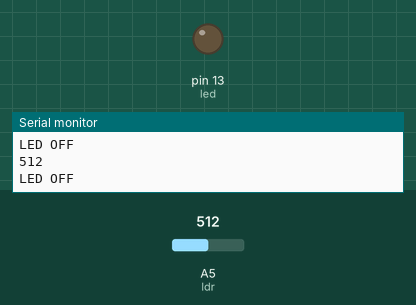
The sketch below on a simulated Arduino Uno, built with avr-gcc and run on an emulated ATmega328P. Parts: output pins drawn as LEDs (lit = HIGH), the last lines printed to the serial monitor. Inputs (shaded band) come from the test bench; at power-on: A5 (ldr) = 512.

Above: at 1.2 s.
1.3 s: A5 (ldr) set to 213
2.8 s: A5 (ldr) set to 193
At 3.1 s:
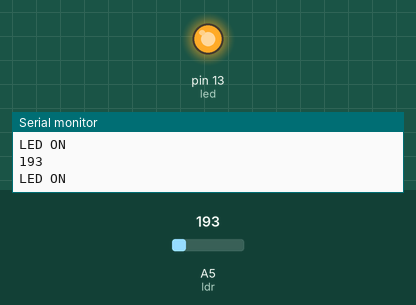
4.3 s: A5 (ldr) set to 210
At 5.5 s:
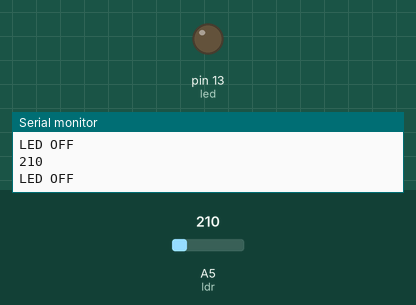
5.8 s: A5 (ldr) set to 190
At 6.9 s:
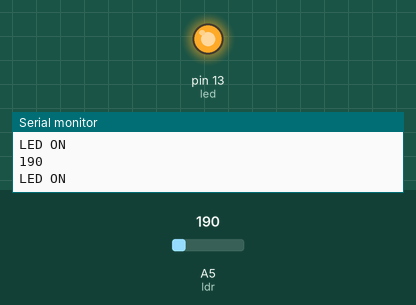
Timing chart, 0 to 8.3 s (numbered marks = the images above; inputs shaded):
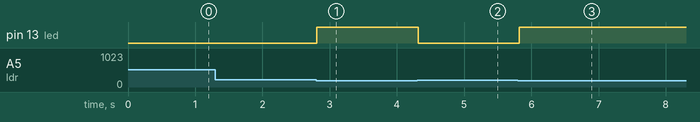

The sketch:

_12_LDR.ino
```cpp
// https://www.arduinoall.com/article/212/12-arduino-สอนใช้งาน-arduino-สัญญาณ-analog-input-ตัวต้านทานปรับค่าได้ตามแสง-ldr-ควบคุมเปิดปิดหลอดไฟ-led

//Example By ArduinoAll
int led = 13;
int ldr = A5;
void setup()
{
  pinMode(led, OUTPUT);
  Serial.begin(9600);
}
void loop()
{
  int val = analogRead(ldr); // อ่านค่าแบบ analog จากขา ldr เก็นไว้ในตัวแปร val
  Serial.println(val);
  if (val < 200) {
    Serial.println("LED ON");
    digitalWrite(led, 1);
  } else {
    Serial.println("LED OFF");
    digitalWrite(led, 0);
  }
  delay(100);
}
```

Measured:
- the behaviour switches between 200 and 199 on A5 (ldr) (found by bisection; images 0 and 1)
- after the input at 2.8 s, pin 13 (led): LOW → HIGH at once
- after the input at 4.3 s, pin 13 (led): HIGH → LOW at once
- after the input at 5.8 s, pin 13 (led): LOW → HIGH at once
